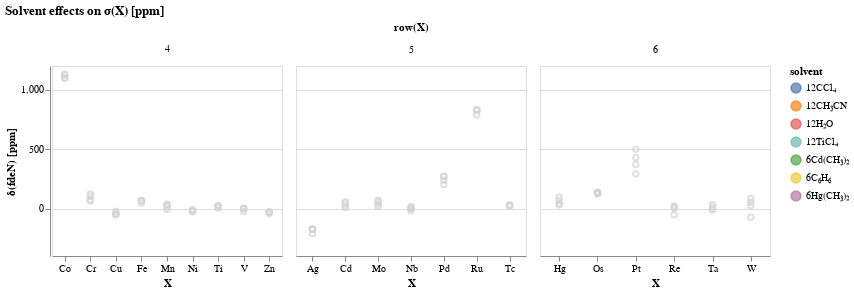

Notebook code for this chart:
### Markdown cell above
Let's then try to show the data corresponding to all introduced approximations to the solvent effects (represented by all $\delta$s introduced in this notebook). 

In the plot below, when we hover over the point, the color of the point indicates the solvent, but the text indicates the approximation to which the data point refers.

### Code cell
def plot_chart(ydata, ydata_title):
    
    hover = alt.selection_single(on='mouseover', nearest=True, empty='none')

    bckcolor='lightgray'
    
    base = alt.Chart(df_adf_all_melted_delta).encode(
    x=alt.X('mol:O',
            axis=alt.Axis(title="X",labelAngle=0)
           ),
    y=alt.Y(ydata,
            axis=alt.Axis(title=ydata_title, 
                          format=",.0f")
           ),
    color=alt.condition(hover, 'solvent:N', alt.value(bckcolor))
    ).properties(
        width=230,
        height=190,
    )

    points = base.mark_point().add_selection(
        hover
    )

    text = base.mark_text(dy=-5).encode(
    #text = 'complex:N',
    text = 'variable:N',
    opacity = alt.condition(hover, alt.value(1), alt.value(0))
    )
    return points, text


def def_layer(points, text):
    mol_selected=alt.selection_multi(fields=['row'], bind='legend')
    layer=alt.layer(points, text).facet(
        facet=alt.Facet('row:N', title='row(X)'),
        spacing=10,
        title='Solvent effects on σ(X) [ppm]'
    )
    layer=layer.add_selection(mol_selected).transform_filter(mol_selected)
    layer=layer.resolve_scale(x='independent')
    return layer


delta2_points, delta2_text=plot_chart('value', 'δ(fdeN) [ppm]')

layer2=def_layer(delta2_points, delta2_text)
layer2

### Figure 1 — Vega-Lite specification as saved in the notebook (floating-point values rounded to 4 significant figures)
{"config": {"view": {"continuousWidth": 400, "continuousHeight": 300}}, "data": {"name": "data-e2958ed67ee61d3fe3755e8257c7988b"}, "facet": {"type": "nominal", "field": "row", "title": "row(X)"}, "spec": {"layer": [{"mark": "point", "encoding": {"color": {"condition": {"type": "nominal", "field": "solvent", "selection": "selector082"}, "value": "lightgray"}, "x": {"type": "ordinal", "axis": {"labelAngle": 0, "title": "X"}, "field": "mol"}, "y": {"type": "quantitative", "axis": {"format": ",.0f", "title": "δ(fdeN) [ppm]"}, "field": "value"}}, "height": 190, "selection": {"selector082": {"type": "single", "on": "mouseover", "nearest": true, "empty": "none"}, "selector083": {"type": "multi", "fields": ["row"], "bind": "legend"}}, "width": 230}, {"mark": {"type": "text", "dy": -5}, "encoding": {"color": {"condition": {"type": "nominal", "field": "solvent", "selection": "selector082"}, "value": "lightgray"}, "opacity": {"condition": {"value": 1, "selection": "selector082"}, "value": 0}, "text": {"type": "nominal", "field": "variable"}, "x": {"type": "ordinal", "axis": {"labelAngle": 0, "title": "X"}, "field": "mol"}, "y": {"type": "quantitative", "axis": {"format": ",.0f", "title": "δ(fdeN) [ppm]"}, "field": "value"}}, "height": 190, "width": 230}]}, "resolve": {"scale": {"x": "independent"}}, "spacing": 10, "title": "Solvent effects on σ(X) [ppm]", "transform": [{"filter": {"selection": "selector083"}}], "$schema": "https://vega.github.io/schema/vega-lite/v4.8.1.json", "datasets": {"data-e2958ed67ee61d3fe3755e8257c7988b": [{"mol": "Ti", "x_labels": "Ti", "where": "SO-ZORA", "row": 4, "charge": 0, "solvent": "12TiCl₄", "complex": "TiCl₄ + 12TiCl₄", "Delta1": 22.18, "Delta2": -0.5, "Delta3": 0.17, "Delta4": -17.55, "d1": -0.02176, "d2": -0.02115, "d3": -0.02136, "d4": -0.0, "solveff": 4.3, "variable": "delta1", "value": 22.18}, {"mol": "V", "x_labels": "V", "where": "SO-ZORA", "row": 4, "charge": 0, "solvent": "6C₆H₆", "complex": "VOCl₃ + 6C₆H₆", "Delta1": 2.814, "Delta2": -1.797, "Delta3": -1.122, "Delta4": -25.23, "d1": -0.01513, "d2": -0.01417, "d3": -0.01356, "d4": -0.0, "solveff": -25.33, "variable": "delta1", "value": 2.814}, {"mol": "Cr", "x_labels": "Cr", "where": "SO-ZORA", "row": 4, "charge": -2, "solvent": "12H₂O", "complex": "CrO₄²⁻ + 12H₂O", "Delta1": 123.0, "Delta2": -19.01, "Delta3": -27.39, "Delta4": -12.8, "d1": -0.02171, "d2": -0.01474, "d3": -0.004694, "d4": -0.0, "solveff": 63.86, "variable": "delta1", "value": 123.0}, {"mol": "Mn", "x_labels": "Mn", "where": "SO-ZORA", "row": 4, "charge": -1, "solvent": "12H₂O", "complex": "MnO₄⁻ + 12H₂O", "Delta1": 35.49, "Delta2": -6.351, "Delta3": -13.91, "Delta4": -22.47, "d1": -0.01086, "d2": -0.009246, "d3": -0.005711, "d4": -0.0, "solveff": -7.242, "variable": "delta1", "value": 35.49}, {"mol": "Fe", "x_labels": "Fe", "where": "SO-ZORA", "row": 4, "charge": 0, "solvent": "6C₆H₆", "complex": "Fe(CO)₅ + 6C₆H₆", "Delta1": 67.43, "Delta2": -2.017, "Delta3": -0.841, "Delta4": -17.46, "d1": -0.008717, "d2": -0.007852, "d3": -0.007491, "d4": -0.0, "solveff": 47.11, "variable": "delta1", "value": 67.43}, {"mol": "Co", "x_labels": "Co", "where": "SO-ZORA", "row": 4, "charge": -3, "solvent": "12H₂O", "complex": "Co(CN)₆³⁻ + 12H₂O", "Delta1": 1098.0, "Delta2": 29.28, "Delta3": -3.119, "Delta4": -27.11, "d1": -0.0001645, "d2": -0.005234, "d3": -0.004694, "d4": -0.0, "solveff": 1097.0, "variable": "delta1", "value": 1098.0}, {"mol": "Ni", "x_labels": "Ni", "where": "SO-ZORA", "row": 4, "charge": 0, "solvent": "6C₆H₆", "complex": "Ni(CO)₄ + 6C₆H₆", "Delta1": -9.36, "Delta2": -8.592, "Delta3": -3.505, "Delta4": -6.087, "d1": -0.01116, "d2": -0.005885, "d3": -0.003735, "d4": -0.0, "solveff": -27.54, "variable": "delta1", "value": -9.36}, {"mol": "Cu", "x_labels": "Cu", "where": "SO-ZORA", "row": 4, "charge": 1, "solvent": "12CH₃CN", "complex": "Cu(CH₃CN)₄⁺ + 12CH₃CN", "Delta1": -23.3, "Delta2": -21.59, "Delta3": -2.983, "Delta4": -5.593, "d1": 0.0632, "d2": 0.01797, "d3": 0.01172, "d4": 0.0, "solveff": -53.46, "variable": "delta1", "value": -23.3}, {"mol": "Zn", "x_labels": "Zn", "where": "SO-ZORA", "row": 4, "charge": 2, "solvent": "12H₂O", "complex": "Zn(H₂O)₆²⁺ + 12H₂O", "Delta1": -29.68, "Delta2": -0.611, "Delta3": 0.171, "Delta4": -13.03, "d1": 0.007035, "d2": 0.006715, "d3": 0.006805, "d4": 0.0, "solveff": -43.15, "variable": "delta1", "value": -29.68}, {"mol": "Nb", "x_labels": "Nb", "where": "SO-ZORA", "row": 5, "charge": -1, "solvent": "12CH₃CN", "complex": "NbCl₆⁻ + 12CH₃CN", "Delta1": 15.89, "Delta2": -12.68, "Delta3": -3.031, "Delta4": -19.69, "d1": -0.1114, "d2": -0.07148, "d3": -0.06194, "d4": -0.0, "solveff": -19.51, "variable": "delta1", "value": 15.89}, {"mol": "Mo", "x_labels": "Mo", "where": "SO-ZORA", "row": 5, "charge": -2, "solvent": "12H₂O", "complex": "MoO₄²⁻ + 12H₂O", "Delta1": 69.5, "Delta2": -12.02, "Delta3": -19.47, "Delta4": -21.75, "d1": -0.09522, "d2": -0.07372, "d3": -0.0389, "d4": -0.0, "solveff": 16.26, "variable": "delta1", "value": 69.5}, {"mol": "Tc", "x_labels": "Tc", "where": "SO-ZORA", "row": 5, "charge": -1, "solvent": "12H₂O", "complex": "TcO₄⁻ + 12H₂O", "Delta1": 22.69, "Delta2": 6.184, "Delta3": -4.982, "Delta4": 3.092, "d1": 0.003026, "d2": -0.001332, "d3": 0.002179, "d4": -0.0, "solveff": 26.99, "variable": "delta1", "value": 22.69}, {"mol": "Ru", "x_labels": "Ru", "where": "SO-ZORA", "row": 5, "charge": -4, "solvent": "12H₂O", "complex": "Ru(CN)₆⁴⁻ + 12H₂O", "Delta1": 828.1, "Delta2": 3.637, "Delta3": 2.412, "Delta4": -46.41, "d1": -0.04974, "d2": -0.05423, "d3": -0.0572, "d4": -0.0, "solveff": 787.8, "variable": "delta1", "value": 828.1}, {"mol": "Pd", "x_labels": "Pd", "where": "SO-ZORA", "row": 5, "charge": -2, "solvent": "12H₂O", "complex": "PdCl₆²⁻ + 12H₂O", "Delta1": 202.9, "Delta2": 35.67, "Delta3": 31.89, "Delta4": 0.485, "d1": 0.04305, "d2": 0.02048, "d3": 0.0003068, "d4": -0.0, "solveff": 271.0, "variable": "delta1", "value": 202.9}, {"mol": "Ag", "x_labels": "Ag", "where": "SO-ZORA", "row": 5, "charge": 1, "solvent": "12H₂O", "complex": "Ag(H₂O)₄⁺ + 12H₂O", "Delta1": -175.0, "Delta2": 0.772, "Delta3": 0.835, "Delta4": -36.73, "d1": 0.008141, "d2": 0.00832, "d3": 0.008513, "d4": 0.0, "solveff": -210.2, "variable": "delta1", "value": -175.0}, {"mol": "Cd", "x_labels": "Cd", "where": "SO-ZORA", "row": 5, "charge": 0, "solvent": "6Cd(CH₃)₂", "complex": "Cd(CH₃)₂ + 6Cd(CH₃)₂", "Delta1": 6.982, "Delta2": 15.74, "Delta3": 24.1, "Delta4": 8.08, "d1": -0.01386, "d2": -0.009311, "d3": -0.002338, "d4": 0.0, "solveff": 54.9, "variable": "delta1", "value": 6.982}, {"mol": "Ta", "x_labels": "Ta", "where": "SO-ZORA", "row": 6, "charge": -1, "solvent": "12CH₃CN", "complex": "TaCl₆⁻ + 12CH₃CN", "Delta1": 11.59, "Delta2": -18.44, "Delta3": -4.747, "Delta4": 42.23, "d1": -0.005583, "d2": -0.01099, "d3": -0.01238, "d4": 0.0, "solveff": 30.63, "variable": "delta1", "value": 11.59}, {"mol": "W", "x_labels": "W", "where": "SO-ZORA", "row": 6, "charge": -2, "solvent": "12H₂O", "complex": "WO₄²⁻ + 12H₂O", "Delta1": 85.21, "Delta2": -32.82, "Delta3": -27.3, "Delta4": -99.5, "d1": 0.05317, "d2": 0.04224, "d3": 0.03314, "d4": 0.0, "solveff": -74.4, "variable": "delta1", "value": 85.21}, {"mol": "Re", "x_labels": "Re", "where": "SO-ZORA", "row": 6, "charge": -1, "solvent": "12H₂O", "complex": "ReO₄⁻ + 12H₂O", "Delta1": 21.61, "Delta2": -10.05, "Delta3": -8.819, "Delta4": -55.56, "d1": 0.03932, "d2": 0.03401, "d3": 0.02936, "d4": 0.0, "solveff": -52.82, "variable": "delta1", "value": 21.61}, {"mol": "Os", "x_labels": "Os", "where": "SO-ZORA", "row": 6, "charge": 0, "solvent": "12CCl₄", "complex": "OsO₄ + 12CCl₄", "Delta1": 132.7, "Delta2": 2.826, "Delta3": 2.027, "Delta4": -16.41, "d1": 0.009486, "d2": 0.01181, "d3": 0.01347, "d4": 0.0, "solveff": 121.2, "variable": "delta1", "value": 132.7}, {"mol": "Pt", "x_labels": "Pt", "where": "SO-ZORA", "row": 6, "charge": -2, "solvent": "12H₂O", "complex": "PtCl₆²⁻ + 12H₂O", "Delta1": 292.3, "Delta2": 78.86, "Delta3": 56.9, "Delta4": 70.43, "d1": -0.1094, "d2": -0.06754, "d3": -0.03736, "d4": 0.0, "solveff": 498.5, "variable": "delta1", "value": 292.3}, {"mol": "Hg", "x_labels": "Hg", "where": "SO-ZORA", "row": 6, "charge": 0, "solvent": "6Hg(CH₃)₂", "complex": "Hg(CH₃)₂ + 6Hg(CH₃)₂", "Delta1": 31.95, "Delta2": 35.25, "Delta3": 28.28, "Delta4": -55.4, "d1": -0.0009148, "d2": 0.003053, "d3": 0.006236, "d4": 0.0, "solveff": 40.08, "variable": "delta1", "value": 31.95}, {"mol": "Ti", "x_labels": "Ti", "where": "SO-ZORA", "row": 4, "charge": 0, "solvent": "12TiCl₄", "complex": "TiCl₄ + 12TiCl₄", "Delta1": 22.18, "Delta2": -0.5, "Delta3": 0.17, "Delta4": -17.55, "d1": -0.02176, "d2": -0.02115, "d3": -0.02136, "d4": -0.0, "solveff": 4.3, "variable": "delta2", "value": 21.68}, {"mol": "V", "x_labels": "V", "where": "SO-ZORA", "row": 4, "charge": 0, "solvent": "6C₆H₆", "complex": "VOCl₃ + 6C₆H₆", "Delta1": 2.814, "Delta2": -1.797, "Delta3": -1.122, "Delta4": -25.23, "d1": -0.01513, "d2": -0.01417, "d3": -0.01356, "d4": -0.0, "solveff": -25.33, "variable": "delta2", "value": 1.017}, {"mol": "Cr", "x_labels": "Cr", "where": "SO-ZORA", "row": 4, "charge": -2, "solvent": "12H₂O", "complex": "CrO₄²⁻ + 12H₂O", "Delta1": 123.0, "Delta2": -19.01, "Delta3": -27.39, "Delta4": -12.8, "d1": -0.02171, "d2": -0.01474, "d3": -0.004694, "d4": -0.0, "solveff": 63.86, "variable": "delta2", "value": 104.0}, {"mol": "Mn", "x_labels": "Mn", "where": "SO-ZORA", "row": 4, "charge": -1, "solvent": "12H₂O", "complex": "MnO₄⁻ + 12H₂O", "Delta1": 35.49, "Delta2": -6.351, "Delta3": -13.91, "Delta4": -22.47, "d1": -0.01086, "d2": -0.009246, "d3": -0.005711, "d4": -0.0, "solveff": -7.242, "variable": "delta2", "value": 29.14}, {"mol": "Fe", "x_labels": "Fe", "where": "SO-ZORA", "row": 4, "charge": 0, "solvent": "6C₆H₆", "complex": "Fe(CO)₅ + 6C₆H₆", "Delta1": 67.43, "Delta2": -2.017, "Delta3": -0.841, "Delta4": -17.46, "d1": -0.008717, "d2": -0.007852, "d3": -0.007491, "d4": -0.0, "solveff": 47.11, "variable": "delta2", "value": 65.41}, {"mol": "Co", "x_labels": "Co", "where": "SO-ZORA", "row": 4, "charge": -3, "solvent": "12H₂O", "complex": "Co(CN)₆³⁻ + 12H₂O", "Delta1": 1098.0, "Delta2": 29.28, "Delta3": -3.119, "Delta4": -27.11, "d1": -0.0001645, "d2": -0.005234, "d3": -0.004694, "d4": -0.0, "solveff": 1097.0, "variable": "delta2", "value": 1128.0}, {"mol": "Ni", "x_labels": "Ni", "where": "SO-ZORA", "row": 4, "charge": 0, "solvent": "6C₆H₆", "complex": "Ni(CO)₄ + 6C₆H₆", "Delta1": -9.36, "Delta2": -8.592, "Delta3": -3.505, "Delta4": -6.087, "d1": -0.01116, "d2": -0.005885, "d3": -0.003735, "d4": -0.0, "solveff": -27.54, "variable": "delta2", "value": -17.95}, {"mol": "Cu", "x_labels": "Cu", "where": "SO-ZORA", "row": 4, "charge": 1, "solvent": "12CH₃CN", "complex": "Cu(CH₃CN)₄⁺ + 12CH₃CN", "Delta1": -23.3, "Delta2": -21.59, "Delta3": -2.983, "Delta4": -5.593, "d1": 0.0632, "d2": 0.01797, "d3": 0.01172, "d4": 0.0, "solveff": -53.46, "variable": "delta2", "value": -44.89}, {"mol": "Zn", "x_labels": "Zn", "where": "SO-ZORA", "row": 4, "charge": 2, "solvent": "12H₂O", "complex": "Zn(H₂O)₆²⁺ + 12H₂O", "Delta1": -29.68, "Delta2": -0.611, "Delta3": 0.171, "Delta4": -13.03, "d1": 0.007035, "d2": 0.006715, "d3": 0.006805, "d4": 0.0, "solveff": -43.15, "variable": "delta2", "value": -30.29}, {"mol": "Nb", "x_labels": "Nb", "where": "SO-ZORA", "row": 5, "charge": -1, "solvent": "12CH₃CN", "complex": "NbCl₆⁻ + 12CH₃CN", "Delta1": 15.89, "Delta2": -12.68, "Delta3": -3.031, "Delta4": -19.69, "d1": -0.1114, "d2": -0.07148, "d3": -0.06194, "d4": -0.0, "solveff": -19.51, "variable": "delta2", "value": 3.21}, {"mol": "Mo", "x_labels": "Mo", "where": "SO-ZORA", "row": 5, "charge": -2, "solvent": "12H₂O", "complex": "MoO₄²⁻ + 12H₂O", "Delta1": 69.5, "Delta2": -12.02, "Delta3": -19.47, "Delta4": -21.75, "d1": -0.09522, "d2": -0.07372, "d3": -0.0389, "d4": -0.0, "solveff": 16.26, "variable": "delta2", "value": 57.48}, {"mol": "Tc", "x_labels": "Tc", "where": "SO-ZORA", "row": 5, "charge": -1, "solvent": "12H₂O", "complex": "TcO₄⁻ + 12H₂O", "Delta1": 22.69, "Delta2": 6.184, "Delta3": -4.982, "Delta4": 3.092, "d1": 0.003026, "d2": -0.001332, "d3": 0.002179, "d4": -0.0, "solveff": 26.99, "variable": "delta2", "value": 28.88}, {"mol": "Ru", "x_labels": "Ru", "where": "SO-ZORA", "row": 5, "charge": -4, "solvent": "12H₂O", "complex": "Ru(CN)₆⁴⁻ + 12H₂O", "Delta1": 828.1, "Delta2": 3.637, "Delta3": 2.412, "Delta4": -46.41, "d1": -0.04974, "d2": -0.05423, "d3": -0.0572, "d4": -0.0, "solveff": 787.8, "variable": "delta2", "value": 831.8}, {"mol": "Pd", "x_labels": "Pd", "where": "SO-ZORA", "row": 5, "charge": -2, "solvent": "12H₂O", "complex": "PdCl₆²⁻ + 12H₂O", "Delta1": 202.9, "Delta2": 35.67, "Delta3": 31.89, "Delta4": 0.485, "d1": 0.04305, "d2": 0.02048, "d3": 0.0003068, "d4": -0.0, "solveff": 271.0, "variable": "delta2", "value": 238.6}, {"mol": "Ag", "x_labels": "Ag", "where": "SO-ZORA", "row": 5, "charge": 1, "solvent": "12H₂O", "complex": "Ag(H₂O)₄⁺ + 12H₂O", "Delta1": -175.0, "Delta2": 0.772, "Delta3": 0.835, "Delta4": -36.73, "d1": 0.008141, "d2": 0.00832, "d3": 0.008513, "d4": 0.0, "solveff": -210.2, "variable": "delta2", "value": -174.3}, {"mol": "Cd", "x_labels": "Cd", "where": "SO-ZORA", "row": 5, "charge": 0, "solvent": "6Cd(CH₃)₂", "complex": "Cd(CH₃)₂ + 6Cd(CH₃)₂", "Delta1": 6.982, "Delta2": 15.74, "Delta3": 24.1, "Delta4": 8.08, "d1": -0.01386, "d2": -0.009311, "d3": -0.002338, "d4": 0.0, "solveff": 54.9, "variable": "delta2", "value": 22.72}, {"mol": "Ta", "x_labels": "Ta", "where": "SO-ZORA", "row": 6, "charge": -1, "solvent": "12CH₃CN", "complex": "TaCl₆⁻ + 12CH₃CN", "Delta1": 11.59, "Delta2": -18.44, "Delta3": -4.747, "Delta4": 42.23, "d1": -0.005583, "d2": -0.01099, "d3": -0.01238, "d4": 0.0, "solveff": 30.63, "variable": "delta2", "value": -6.849}, {"mol": "W", "x_labels": "W", "where": "SO-ZORA", "row": 6, "charge": -2, "solvent": "12H₂O", "complex": "WO₄²⁻ + 12H₂O", "Delta1": 85.21, "Delta2": -32.82, "Delta3": -27.3, "Delta4": -99.5, "d1": 0.05317, "d2": 0.04224, "d3": 0.03314, "d4": 0.0, "solveff": -74.4, "variable": "delta2", "value": 52.39}, {"mol": "Re", "x_labels": "Re", "where": "SO-ZORA", "row": 6, "charge": -1, "solvent": "12H₂O", "complex": "ReO₄⁻ + 12H₂O", "Delta1": 21.61, "Delta2": -10.05, "Delta3": -8.819, "Delta4": -55.56, "d1": 0.03932, "d2": 0.03401, "d3": 0.02936, "d4": 0.0, "solveff": -52.82, "variable": "delta2", "value": 11.56}, {"mol": "Os", "x_labels": "Os", "where": "SO-ZORA", "row": 6, "charge": 0, "solvent": "12CCl₄", "complex": "OsO₄ + 12CCl₄", "Delta1": 132.7, "Delta2": 2.826, "Delta3": 2.027, "Delta4": -16.41, "d1": 0.009486, "d2": 0.01181, "d3": 0.01347, "d4": 0.0, "solveff": 121.2, "variable": "delta2", "value": 135.6}, {"mol": "Pt", "x_labels": "Pt", "where": "SO-ZORA", "row": 6, "charge": -2, "solvent": "12H₂O", "complex": "PtCl₆²⁻ + 12H₂O", "Delta1": 292.3, "Delta2": 78.86, "Delta3": 56.9, "Delta4": 70.43, "d1": -0.1094, "d2": -0.06754, "d3": -0.03736, "d4": 0.0, "solveff": 498.5, "variable": "delta2", "value": 371.2}, {"mol": "Hg", "x_labels": "Hg", "where": "SO-ZORA", "row": 6, "charge": 0, "solvent": "6Hg(CH₃)₂", "complex": "Hg(CH₃)₂ + 6Hg(CH₃)₂", "Delta1": 31.95, "Delta2": 35.25, "Delta3": 28.28, "Delta4": -55.4, "d1": -0.0009148, "d2": 0.003053, "d3": 0.006236, "d4": 0.0, "solveff": 40.08, "variable": "delta2", "value": 67.2}, {"mol": "Ti", "x_labels": "Ti", "where": "SO-ZORA", "row": 4, "charge": 0, "solvent": "12TiCl₄", "complex": "TiCl₄ + 12TiCl₄", "Delta1": 22.18, "Delta2": -0.5, "Delta3": 0.17, "Delta4": -17.55, "d1": -0.02176, "d2": -0.02115, "d3": -0.02136, "d4": -0.0, "solveff": 4.3, "variable": "delta3", "value": 21.85}, {"mol": "V", "x_labels": "V", "where": "SO-ZORA", "row": 4, "charge": 0, "solvent": "6C₆H₆", "complex": "VOCl₃ + 6C₆H₆", "Delta1": 2.814, "Delta2": -1.797, "Delta3": -1.122, "Delta4": -25.23, "d1": -0.01513, "d2": -0.01417, "d3": -0.01356, "d4": -0.0, "solveff": -25.33, "variable": "delta3", "value": -0.105}, {"mol": "Cr", "x_labels": "Cr", "where": "SO-ZORA", "row": 4, "charge": -2, "solvent": "12H₂O", "complex": "CrO₄²⁻ + 12H₂O", "Delta1": 123.0, "Delta2": -19.01, "Delta3": -27.39, "Delta4": -12.8, "d1": -0.02171, "d2": -0.01474, "d3": -0.004694, "d4": -0.0, "solveff": 63.86, "variable": "delta3", "value": 76.65}, {"mol": "Mn", "x_labels": "Mn", "where": "SO-ZORA", "row": 4, "charge": -1, "solvent": "12H₂O", "complex": "MnO₄⁻ + 12H₂O", "Delta1": 35.49, "Delta2": -6.351, "Delta3": -13.91, "Delta4": -22.47, "d1": -0.01086, "d2": -0.009246, "d3": -0.005711, "d4": -0.0, "solveff": -7.242, "variable": "delta3", "value": 15.23}, {"mol": "Fe", "x_labels": "Fe", "where": "SO-ZORA", "row": 4, "charge": 0, "solvent": "6C₆H₆", "complex": "Fe(CO)₅ + 6C₆H₆", "Delta1": 67.43, "Delta2": -2.017, "Delta3": -0.841, "Delta4": -17.46, "d1": -0.008717, "d2": -0.007852, "d3": -0.007491, "d4": -0.0, "solveff": 47.11, "variable": "delta3", "value": 64.57}, {"mol": "Co", "x_labels": "Co", "where": "SO-ZORA", "row": 4, "charge": -3, "solvent": "12H₂O", "complex": "Co(CN)₆³⁻ + 12H₂O", "Delta1": 1098.0, "Delta2": 29.28, "Delta3": -3.119, "Delta4": -27.11, "d1": -0.0001645, "d2": -0.005234, "d3": -0.004694, "d4": -0.0, "solveff": 1097.0, "variable": "delta3", "value": 1124.0}, {"mol": "Ni", "x_labels": "Ni", "where": "SO-ZORA", "row": 4, "charge": 0, "solvent": "6C₆H₆", "complex": "Ni(CO)₄ + 6C₆H₆", "Delta1": -9.36, "Delta2": -8.592, "Delta3": -3.505, "Delta4": -6.087, "d1": -0.01116, "d2": -0.005885, "d3": -0.003735, "d4": -0.0, "solveff": -27.54, "variable": "delta3", "value": -21.46}, {"mol": "Cu", "x_labels": "Cu", "where": "SO-ZORA", "row": 4, "charge": 1, "solvent": "12CH₃CN", "complex": "Cu(CH₃CN)₄⁺ + 12CH₃CN", "Delta1": -23.3, "Delta2": -21.59, "Delta3": -2.983, "Delta4": -5.593, "d1": 0.0632, "d2": 0.01797, "d3": 0.01172, "d4": 0.0, "solveff": -53.46, "variable": "delta3", "value": -47.87}, {"mol": "Zn", "x_labels": "Zn", "where": "SO-ZORA", "row": 4, "charge": 2, "solvent": "12H₂O", "complex": "Zn(H₂O)₆²⁺ + 12H₂O", "Delta1": -29.68, "Delta2": -0.611, "Delta3": 0.171, "Delta4": -13.03, "d1": 0.007035, "d2": 0.006715, "d3": 0.006805, "d4": 0.0, "solveff": -43.15, "variable": "delta3", "value": -30.12}, {"mol": "Nb", "x_labels": "Nb", "where": "SO-ZORA", "row": 5, "charge": -1, "solvent": "12CH₃CN", "complex": "NbCl₆⁻ + 12CH₃CN", "Delta1": 15.89, "Delta2": -12.68, "Delta3": -3.031, "Delta4": -19.69, "d1": -0.1114, "d2": -0.07148, "d3": -0.06194, "d4": -0.0, "solveff": -19.51, "variable": "delta3", "value": 0.179}, {"mol": "Mo", "x_labels": "Mo", "where": "SO-ZORA", "row": 5, "charge": -2, "solvent": "12H₂O", "complex": "MoO₄²⁻ + 12H₂O", "Delta1": 69.5, "Delta2": -12.02, "Delta3": -19.47, "Delta4": -21.75, "d1": -0.09522, "d2": -0.07372, "d3": -0.0389, "d4": -0.0, "solveff": 16.26, "variable": "delta3", "value": 38.01}, {"mol": "Tc", "x_labels": "Tc", "where": "SO-ZORA", "row": 5, "charge": -1, "solvent": "12H₂O", "complex": "TcO₄⁻ + 12H₂O", "Delta1": 22.69, "Delta2": 6.184, "Delta3": -4.982, "Delta4": 3.092, "d1": 0.003026, "d2": -0.001332, "d3": 0.002179, "d4": -0.0, "solveff": 26.99, "variable": "delta3", "value": 23.9}, {"mol": "Ru", "x_labels": "Ru", "where": "SO-ZORA", "row": 5, "charge": -4, "solvent": "12H₂O", "complex": "Ru(CN)₆⁴⁻ + 12H₂O", "Delta1": 828.1, "Delta2": 3.637, "Delta3": 2.412, "Delta4": -46.41, "d1": -0.04974, "d2": -0.05423, "d3": -0.0572, "d4": -0.0, "solveff": 787.8, "variable": "delta3", "value": 834.2}, {"mol": "Pd", "x_labels": "Pd", "where": "SO-ZORA", "row": 5, "charge": -2, "solvent": "12H₂O", "complex": "PdCl₆²⁻ + 12H₂O", "Delta1": 202.9, "Delta2": 35.67, "Delta3": 31.89, "Delta4": 0.485, "d1": 0.04305, "d2": 0.02048, "d3": 0.0003068, "d4": -0.0, "solveff": 271.0, "variable": "delta3", "value": 270.5}, {"mol": "Ag", "x_labels": "Ag", "where": "SO-ZORA", "row": 5, "charge": 1, "solvent": "12H₂O", "complex": "Ag(H₂O)₄⁺ + 12H₂O", "Delta1": -175.0, "Delta2": 0.772, "Delta3": 0.835, "Delta4": -36.73, "d1": 0.008141, "d2": 0.00832, "d3": 0.008513, "d4": 0.0, "solveff": -210.2, "variable": "delta3", "value": -173.4}, {"mol": "Cd", "x_labels": "Cd", "where": "SO-ZORA", "row": 5, "charge": 0, "solvent": "6Cd(CH₃)₂", "complex": "Cd(CH₃)₂ + 6Cd(CH₃)₂", "Delta1": 6.982, "Delta2": 15.74, "Delta3": 24.1, "Delta4": 8.08, "d1": -0.01386, "d2": -0.009311, "d3": -0.002338, "d4": 0.0, "solveff": 54.9, "variable": "delta3", "value": 46.82}, {"mol": "Ta", "x_labels": "Ta", "where": "SO-ZORA", "row": 6, "charge": -1, "solvent": "12CH₃CN", "complex": "TaCl₆⁻ + 12CH₃CN", "Delta1": 11.59, "Delta2": -18.44, "Delta3": -4.747, "Delta4": 42.23, "d1": -0.005583, "d2": -0.01099, "d3": -0.01238, "d4": 0.0, "solveff": 30.63, "variable": "delta3", "value": -11.6}, {"mol": "W", "x_labels": "W", "where": "SO-ZORA", "row": 6, "charge": -2, "solvent": "12H₂O", "complex": "WO₄²⁻ + 12H₂O", "Delta1": 85.21, "Delta2": -32.82, "Delta3": -27.3, "Delta4": -99.5, "d1": 0.05317, "d2": 0.04224, "d3": 0.03314, "d4": 0.0, "solveff": -74.4, "variable": "delta3", "value": 25.1}, {"mol": "Re", "x_labels": "Re", "where": "SO-ZORA", "row": 6, "charge": -1, "solvent": "12H₂O", "complex": "ReO₄⁻ + 12H₂O", "Delta1": 21.61, "Delta2": -10.05, "Delta3": -8.819, "Delta4": -55.56, "d1": 0.03932, "d2": 0.03401, "d3": 0.02936, "d4": 0.0, "solveff": -52.82, "variable": "delta3", "value": 2.737}, {"mol": "Os", "x_labels": "Os", "where": "SO-ZORA", "row": 6, "charge": 0, "solvent": "12CCl₄", "complex": "OsO₄ + 12CCl₄", "Delta1": 132.7, "Delta2": 2.826, "Delta3": 2.027, "Delta4": -16.41, "d1": 0.009486, "d2": 0.01181, "d3": 0.01347, "d4": 0.0, "solveff": 121.2, "variable": "delta3", "value": 137.6}, {"mol": "Pt", "x_labels": "Pt", "where": "SO-ZORA", "row": 6, "charge": -2, "solvent": "12H₂O", "complex": "PtCl₆²⁻ + 12H₂O", "Delta1": 292.3, "Delta2": 78.86, "Delta3": 56.9, "Delta4": 70.43, "d1": -0.1094, "d2": -0.06754, "d3": -0.03736, "d4": 0.0, "solveff": 498.5, "variable": "delta3", "value": 428.1}, {"mol": "Hg", "x_labels": "Hg", "where": "SO-ZORA", "row": 6, "charge": 0, "solvent": "6Hg(CH₃)₂", "complex": "Hg(CH₃)₂ + 6Hg(CH₃)₂", "Delta1": 31.95, "Delta2": 35.25, "Delta3": 28.28, "Delta4": -55.4, "d1": -0.0009148, "d2": 0.003053, "d3": 0.006236, "d4": 0.0, "solveff": 40.08, "variable": "delta3", "value": 95.47}, {"mol": "Ti", "x_labels": "Ti", "where": "SO-ZORA", "row": 4, "charge": 0, "solvent": "12TiCl₄", "complex": "TiCl₄ + 12TiCl₄", "Delta1": 22.18, "Delta2": -0.5, "Delta3": 0.17, "Delta4": -17.55, "d1": -0.02176, "d2": -0.02115, "d3": -0.02136, "d4": -0.0, "solveff": 4.3, "variable": "delta4", "value": 4.3}, {"mol": "V", "x_labels": "V", "where": "SO-ZORA", "row": 4, "charge": 0, "solvent": "6C₆H₆", "complex": "VOCl₃ + 6C₆H₆", "Delta1": 2.814, "Delta2": -1.797, "Delta3": -1.122, "Delta4": -25.23, "d1": -0.01513, "d2": -0.01417, "d3": -0.01356, "d4": -0.0, "solveff": -25.33, "variable": "delta4", "value": -25.33}, {"mol": "Cr", "x_labels": "Cr", "where": "SO-ZORA", "row": 4, "charge": -2, "solvent": "12H₂O", "complex": "CrO₄²⁻ + 12H₂O", "Delta1": 123.0, "Delta2": -19.01, "Delta3": -27.39, "Delta4": -12.8, "d1": -0.02171, "d2": -0.01474, "d3": -0.004694, "d4": -0.0, "solveff": 63.86, "variable": "delta4", "value": 63.86}, {"mol": "Mn", "x_labels": "Mn", "where": "SO-ZORA", "row": 4, "charge": -1, "solvent": "12H₂O", "complex": "MnO₄⁻ + 12H₂O", "Delta1": 35.49, "Delta2": -6.351, "Delta3": -13.91, "Delta4": -22.47, "d1": -0.01086, "d2": -0.009246, "d3": -0.005711, "d4": -0.0, "solveff": -7.242, "variable": "delta4", "value": -7.242}, {"mol": "Fe", "x_labels": "Fe", "where": "SO-ZORA", "row": 4, "charge": 0, "solvent": "6C₆H₆", "complex": "Fe(CO)₅ + 6C₆H₆", "Delta1": 67.43, "Delta2": -2.017, "Delta3": -0.841, "Delta4": -17.46, "d1": -0.008717, "d2": -0.007852, "d3": -0.007491, "d4": -0.0, "solveff": 47.11, "variable": "delta4", "value": 47.11}, {"mol": "Co", "x_labels": "Co", "where": "SO-ZORA", "row": 4, "charge": -3, "solvent": "12H₂O", "complex": "Co(CN)₆³⁻ + 12H₂O", "Delta1": 1098.0, "Delta2": 29.28, "Delta3": -3.119, "Delta4": -27.11, "d1": -0.0001645, "d2": -0.005234, "d3": -0.004694, "d4": -0.0, "solveff": 1097.0, "variable": "delta4", "value": 1097.0}, {"mol": "Ni", "x_labels": "Ni", "where": "SO-ZORA", "row": 4, "charge": 0, "solvent": "6C₆H₆", "complex": "Ni(CO)₄ + 6C₆H₆", "Delta1": -9.36, "Delta2": -8.592, "Delta3": -3.505, "Delta4": -6.087, "d1": -0.01116, "d2": -0.005885, "d3": -0.003735, "d4": -0.0, "solveff": -27.54, "variable": "delta4", "value": -27.54}, {"mol": "Cu", "x_labels": "Cu", "where": "SO-ZORA", "row": 4, "charge": 1, "solvent": "12CH₃CN", "complex": "Cu(CH₃CN)₄⁺ + 12CH₃CN", "Delta1": -23.3, "Delta2": -21.59, "Delta3": -2.983, "Delta4": -5.593, "d1": 0.0632, "d2": 0.01797, "d3": 0.01172, "d4": 0.0, "solveff": -53.46, "variable": "delta4", "value": -53.46}, {"mol": "Zn", "x_labels": "Zn", "where": "SO-ZORA", "row": 4, "charge": 2, "solvent": "12H₂O", "complex": "Zn(H₂O)₆²⁺ + 12H₂O", "Delta1": -29.68, "Delta2": -0.611, "Delta3": 0.171, "Delta4": -13.03, "d1": 0.007035, "d2": 0.006715, "d3": 0.006805, "d4": 0.0, "solveff": -43.15, "variable": "delta4", "value": -43.15}, {"mol": "Nb", "x_labels": "Nb", "where": "SO-ZORA", "row": 5, "charge": -1, "solvent": "12CH₃CN", "complex": "NbCl₆⁻ + 12CH₃CN", "Delta1": 15.89, "Delta2": -12.68, "Delta3": -3.031, "Delta4": -19.69, "d1": -0.1114, "d2": -0.07148, "d3": -0.06194, "d4": -0.0, "solveff": -19.51, "variable": "delta4", "value": -19.51}, {"mol": "Mo", "x_labels": "Mo", "where": "SO-ZORA", "row": 5, "charge": -2, "solvent": "12H₂O", "complex": "MoO₄²⁻ + 12H₂O", "Delta1": 69.5, "Delta2": -12.02, "Delta3": -19.47, "Delta4": -21.75, "d1": -0.09522, "d2": -0.07372, "d3": -0.0389, "d4": -0.0, "solveff": 16.26, "variable": "delta4", "value": 16.26}, {"mol": "Tc", "x_labels": "Tc", "where": "SO-ZORA", "row": 5, "charge": -1, "solvent": "12H₂O", "complex": "TcO₄⁻ + 12H₂O", "Delta1": 22.69, "Delta2": 6.184, "Delta3": -4.982, "Delta4": 3.092, "d1": 0.003026, "d2": -0.001332, "d3": 0.002179, "d4": -0.0, "solveff": 26.99, "variable": "delta4", "value": 26.99}, {"mol": "Ru", "x_labels": "Ru", "where": "SO-ZORA", "row": 5, "charge": -4, "solvent": "12H₂O", "complex": "Ru(CN)₆⁴⁻ + 12H₂O", "Delta1": 828.1, "Delta2": 3.637, "Delta3": 2.412, "Delta4": -46.41, "d1": -0.04974, "d2": -0.05423, "d3": -0.0572, "d4": -0.0, "solveff": 787.8, "variable": "delta4", "value": 787.8}, {"mol": "Pd", "x_labels": "Pd", "where": "SO-ZORA", "row": 5, "charge": -2, "solvent": "12H₂O", "complex": "PdCl₆²⁻ + 12H₂O", "Delta1": 202.9, "Delta2": 35.67, "Delta3": 31.89, "Delta4": 0.485, "d1": 0.04305, "d2": 0.02048, "d3": 0.0003068, "d4": -0.0, "solveff": 271.0, "variable": "delta4", "value": 271.0}, {"mol": "Ag", "x_labels": "Ag", "where": "SO-ZORA", "row": 5, "charge": 1, "solvent": "12H₂O", "complex": "Ag(H₂O)₄⁺ + 12H₂O", "Delta1": -175.0, "Delta2": 0.772, "Delta3": 0.835, "Delta4": -36.73, "d1": 0.008141, "d2": 0.00832, "d3": 0.008513, "d4": 0.0, "solveff": -210.2, "variable": "delta4", "value": -210.2}, {"mol": "Cd", "x_labels": "Cd", "where": "SO-ZORA", "row": 5, "charge": 0, "solvent": "6Cd(CH₃)₂", "complex": "Cd(CH₃)₂ + 6Cd(CH₃)₂", "Delta1": 6.982, "Delta2": 15.74, "Delta3": 24.1, "Delta4": 8.08, "d1": -0.01386, "d2": -0.009311, "d3": -0.002338, "d4": 0.0, "solveff": 54.9, "variable": "delta4", "value": 54.9}, {"mol": "Ta", "x_labels": "Ta", "where": "SO-ZORA", "row": 6, "charge": -1, "solvent": "12CH₃CN", "complex": "TaCl₆⁻ + 12CH₃CN", "Delta1": 11.59, "Delta2": -18.44, "Delta3": -4.747, "Delta4": 42.23, "d1": -0.005583, "d2": -0.01099, "d3": -0.01238, "d4": 0.0, "solveff": 30.63, "variable": "delta4", "value": 30.63}, {"mol": "W", "x_labels": "W", "where": "SO-ZORA", "row": 6, "charge": -2, "solvent": "12H₂O", "complex": "WO₄²⁻ + 12H₂O", "Delta1": 85.21, "Delta2": -32.82, "Delta3": -27.3, "Delta4": -99.5, "d1": 0.05317, "d2": 0.04224, "d3": 0.03314, "d4": 0.0, "solveff": -74.4, "variable": "delta4", "value": -74.4}, {"mol": "Re", "x_labels": "Re", "where": "SO-ZORA", "row": 6, "charge": -1, "solvent": "12H₂O", "complex": "ReO₄⁻ + 12H₂O", "Delta1": 21.61, "Delta2": -10.05, "Delta3": -8.819, "Delta4": -55.56, "d1": 0.03932, "d2": 0.03401, "d3": 0.02936, "d4": 0.0, "solveff": -52.82, "variable": "delta4", "value": -52.82}, {"mol": "Os", "x_labels": "Os", "where": "SO-ZORA", "row": 6, "charge": 0, "solvent": "12CCl₄", "complex": "OsO₄ + 12CCl₄", "Delta1": 132.7, "Delta2": 2.826, "Delta3": 2.027, "Delta4": -16.41, "d1": 0.009486, "d2": 0.01181, "d3": 0.01347, "d4": 0.0, "solveff": 121.2, "variable": "delta4", "value": 121.2}, {"mol": "Pt", "x_labels": "Pt", "where": "SO-ZORA", "row": 6, "charge": -2, "solvent": "12H₂O", "complex": "PtCl₆²⁻ + 12H₂O", "Delta1": 292.3, "Delta2": 78.86, "Delta3": 56.9, "Delta4": 70.43, "d1": -0.1094, "d2": -0.06754, "d3": -0.03736, "d4": 0.0, "solveff": 498.5, "variable": "delta4", "value": 498.5}, {"mol": "Hg", "x_labels": "Hg", "where": "SO-ZORA", "row": 6, "charge": 0, "solvent": "6Hg(CH₃)₂", "complex": "Hg(CH₃)₂ + 6Hg(CH₃)₂", "Delta1": 31.95, "Delta2": 35.25, "Delta3": 28.28, "Delta4": -55.4, "d1": -0.0009148, "d2": 0.003053, "d3": 0.006236, "d4": 0.0, "solveff": 40.08, "variable": "delta4", "value": 40.08}]}}
